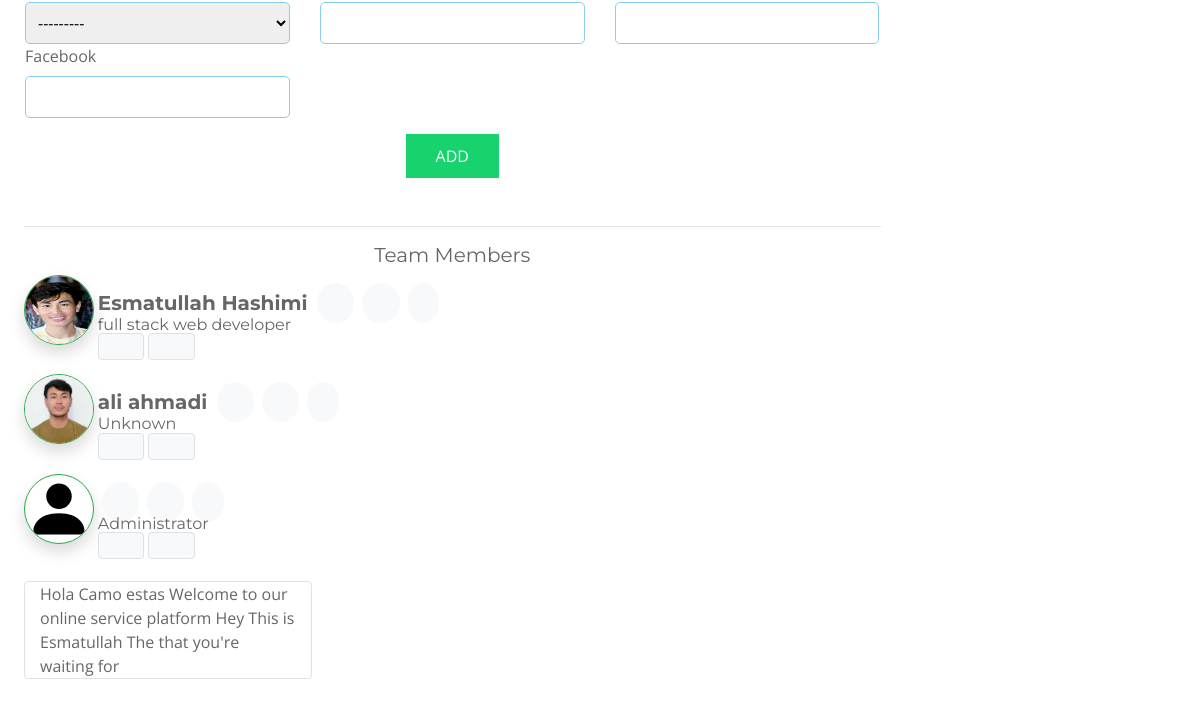
Page /dashboard/route/4 (lower part) on the earlier database version.
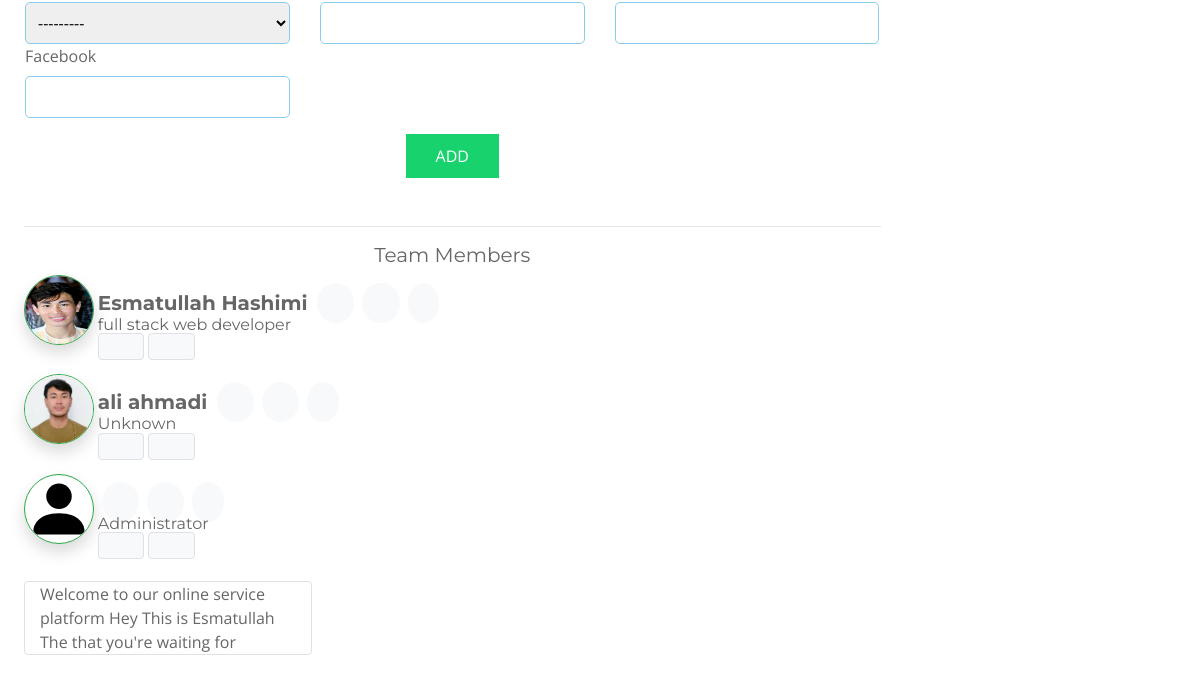
Same page on the later database version.
### blog/models.py (models this page shows, shortened)
class Team(models.Model):
    user = models.OneToOneField(User, null=True, blank=True, on_delete=models.SET_NULL)
    linkedin = models.CharField(max_length=100, null=True, blank=True)
    twitter = models.CharField(max_length=100, null=True, blank=True)
    facebook = models.CharField(max_length=100, null=True, blank=True)

class Profile(models.Model):
    user = models.OneToOneField(User, null=True, blank=True, on_delete=models.CASCADE)
    position = models.CharField(max_length=100, blank=True, null=True)
    contact = models.IntegerField(blank=True, null=True)
    address = models.CharField(max_length=100, null=True, blank=True)
    picture = models.ImageField(default='default.svg', upload_to='profile_image', null=True, blank=True)

class News(models.Model):
    headline = models.CharField(max_length=150)
    body_text = models.TextField(max_length=300)
    created_at = models.DateTimeField(auto_now=True)

### blog/views.py (the view)
# urls.py: path('dashboard/route/<flag>', views.dashboardRoute, name='dashboardRoute'),
def dashboardRoute(request, flag):
    contact_form = None
    skill_form = None
    skills = None
    info = None
    queries = None
    team_form = None
    team_member = None
    news_form = None
    news = News.objects.all().order_by('-created_at')
    if flag == '1':
        contact_form = ContactForm()
        info = Contact.objects.all()
        flag = flag
    elif flag == '2':
        skill_form = SkillForm()
        skills = Skill.objects.all()
        print("HELLO")
        flag = flag
    elif flag == '3':
        queries = Query.objects.all().order_by('-id')
        flag = flag
    elif flag == '4':
        team_form = TeamForm()
        team_member = Team.objects.all()
        flag = flag
    elif flag == '5':
        flag == flag
        return redirect("add_project")
    elif flag == '6':
        news_form = NewsForm()
        flag == flag
    context = {
        'skill_form':skill_form,
        'contact_form':contact_form,
        'info':info,
        'skills':skills,
        'flag':flag,
        'queries':queries,
        'team_form':team_form,
        'team_member':team_member,
        'news_form':news_form,
        'news':news
    }
    return render(request, 'admin/dashboard.html', context)

### blog/forms.py
class TeamForm(forms.ModelForm):
    class Meta:
        model = Team
        fields = "__all__"

### templates/admin/dashboard.html (shortened to what this page needs)
{% load static %}
{% include '../links/link.html' %}
<div class="">
    <section id="main-section" class="p-4">
        <div class="row">
            <div class="col-md-9 col-lg-9 col-sm-12">
            {% if flag == '1' %}
            {% include 'admin/contact.html' %}
            {% elif flag == '2' %}
            {% include 'admin/skill.html' %}
            {% elif flag == '3' %}
            {% include 'admin/query.html' %}
            {% elif flag == '4' %}
            {% include 'admin/add_team.html' %}
            {% elif flag == '5' %}
            {% include 'admin/add_project_form.html' %}
            {% elif flag == '6' %}
            {% include 'admin/publish_news.html' %}
            {% endif %}
            </div>
            <div class="col-md-3 col-lg-3 col-sm-12 bg-white border rounded ">
                {% for new in news %}
                {{new.headline}}
                {% endfor %}
            </div>
        </div>

### templates/admin/add_team.html (shortened to what this page needs)
    <div class="row">
        <form action="{% url 'add_team' %}" enctype="multipart/form-data" method="POST" class="px-3 w-full" >
            <div class="row">
            {% for field in team_form %}
            <div class="col-lg-4 col-md-4 col-sm-12">
                <label>{{field.label}}</label>
                {{field}}
            </div>
            {% endfor %}
            </div>
            <div class="text-center my-3">
                <button type="submit">ADD</button>
            </div>
        </form>
    </div>
    <hr>
    <h5 class="my-2 text-center">
        Team Members
    </h5>
    {% if team_member %}
        <div class="row my-2">
            {% for p in team_member %}
            <div class="col-1">
                <img src="{{p.user.profile.picture.url}}"
                 width="70px" height="70px"
                 class="d-inline object-cover shadow rounded-circle border border-5 border-success" alt="">
            </div>
            <div class="col-11 py-3">
                <h5 class="d-inline font-weight-bold">{{p.user.get_full_name}}
                    <a href="{{p.facebook}}" class="mx-1 bg-light rounded-circle p-2">
                        <i class="icofont-facebook"></i>
                    </a>
                    <a href="{{p.linkedin}}" class="mx-1 bg-light rounded-circle p-2">
                        <i class="icofont-linkedin"></i>
                    </a>
                    <a href="{{p.twitter}}" class="mx-1 bg-light rounded-circle p-2">
                        <i class="icofont-twitter"></i>
                    </a>
                </h5><br>
                <h6 class="d-inline">{{p.user.profile.position}}</h6>
                <div class="">
                    <span>
                        <a href="{% url 'delete_team' p.id %}" class="text-danger confirm-delete">
                            <i class="icofont-trash px-3 border py-1 bg-light rounded"></i>
                        </a>
                    </span>
                    <span>
                        <a href="{% url 'update_team' p.id %}">
                            <i class="icofont-pencil-alt-2 px-3 border py-1 bg-light rounded"></i>
                        </a>
                    </span>
                </div>
            </div>
            {% endfor %}
        </div>
        {% endif %}
</div>

Differences in the rows shown:
removed News: headline "Hola Camo estas"
